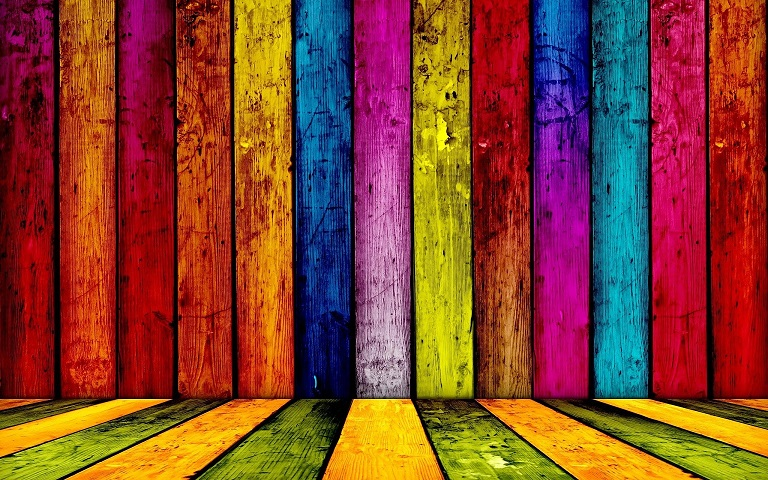
#> input picture assignments/AS2/data/test_image.jpg, 768 x 480 px
$ python assignment2.py ../data/test_image.jpg   (Python 2 division)   (older library calls are emulated)
#> lines starting #> are read from the running program, lines starting #| are printed output that depends on the picture
# -*- coding: utf-8 -*-
"""
Created on Thu Oct  4 13:20:22 2018

@author: russi
"""

import cv2
import numpy as np
#import os
import sys
import matplotlib.pyplot as plt

# [6 lines of commented-out code are left out]
def showImage(win_name, image):
    cv2.destroyAllWindows()
    global curr_image
    curr_image = image
    cv2.imshow(win_name, image)
    global curr_window
    curr_window = win_name

# [83 lines left out: functions showImage_over, convolve, smoothingSlider, smoothingSlider2, rgb2grey, magnitude and 1 more, not called in this run]

if (len(sys.argv) < 2):
    print "Input file name"
else:
    file = sys.argv[1]
    orig_image = cv2.imread(file)
#> orig_image is the input picture: shape (480, 768, 3); mean B, G, R 46.3, 66.4, 133.8
    global curr_image, prev_ch, curr_window
    curr_image = orig_image
    prev_ch = ''
    curr_window = ''

    showImage('Image', orig_image)

    while (True):
        key = cv2.waitKey(10) & 255
#> (key x is pressed here)

        if key == ord('i'):
            showImage('Image', orig_image)

        if key == ord('w'):
            cv2.imwrite('out.jpg', curr_image)

        if key == ord('g'):
            image_bw = cv2.cvtColor(orig_image, cv2.COLOR_BGR2GRAY)
            showImage('Image Grayscale OpenCV', image_bw)

        if key == ord('G'):
            img = rgb2grey(orig_image)
            showImage('Image Grayscale Custom.jpg', img)

        if key == ord('c'):
            r,g,b = cv2.split(orig_image)
            if prev_ch == 'blue' or prev_ch == '':
                showImage('red channel', r)
                prev_ch = 'red'
            elif prev_ch == 'red':
                showImage('green channel', g)
                prev_ch = 'green'
            elif prev_ch == 'green':
                showImage('blue channel', b)
                prev_ch = 'blue'

        if key == ord('s'):
            winName = "Smoothing OpenCV"
            img = cv2.cvtColor(orig_image, cv2.COLOR_BGR2GRAY)
            showImage(winName, img)
            cv2.createTrackbar('smooth',winName,0,10,smoothingSlider)

        if key == ord('S'):
            winName2 = "Smoothing Custom"
            img = cv2.cvtColor(orig_image, cv2.COLOR_BGR2GRAY)
            showImage(winName2, img)
            cv2.createTrackbar('smooth2',winName2,0,2,smoothingSlider2)

        if key == ord('d'):
            img = orig_image[::2,::2]
            showImage('Downsample without Smoothing', img)

        if key == ord('D'):
            img = cv2.pyrDown(orig_image)
            showImage('Downsample with Smoothing', img)

        if key == ord('x'):
            img = cv2.cvtColor(orig_image, cv2.COLOR_BGR2GRAY)
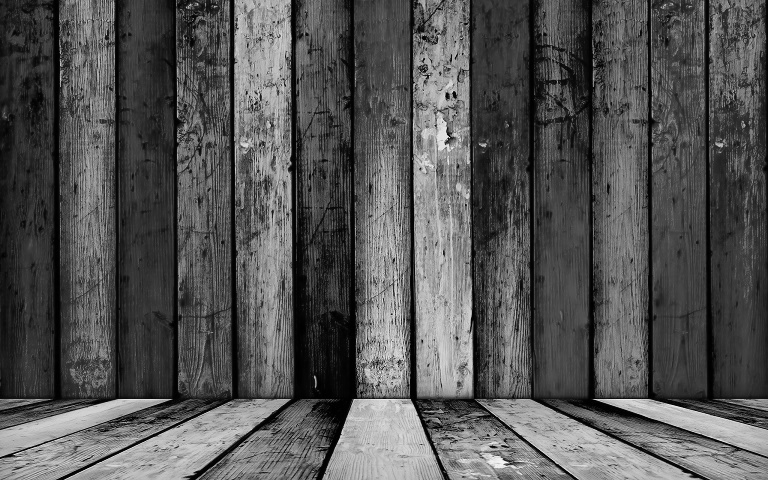
#> img: shape (480, 768); min 0, max 247, mean 84.3
            sobelX = np.array((
                    [1, 2, 0, -2, -1],
                    [4, 8, 0, -8, -4],
                    [6, 12, 0, -12, -6],
                    [4, 8, 0, -8, -4],
                    [1, 2, 0, -2, -1]))
            img = cv2.filter2D(img, -1 ,sobelX)
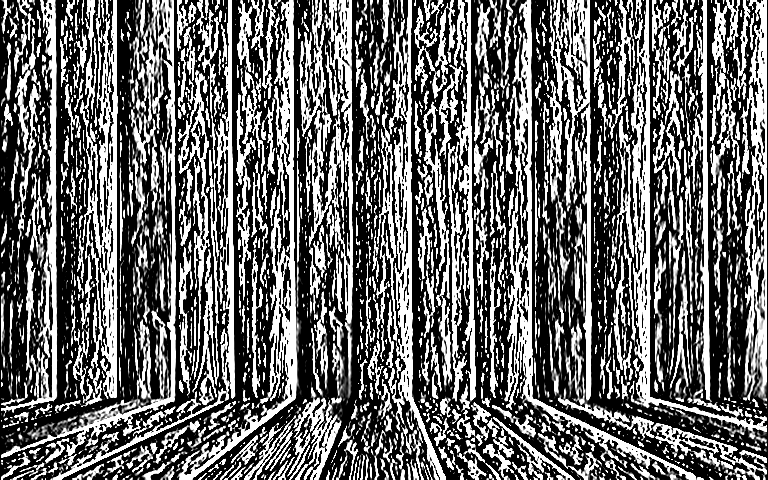
#> img: shape (480, 768); min 0, max 255, mean 105.3
            dst = np.zeros((img.shape[0], img.shape[1]))
            img = cv2.normalize(img, dst, 0, 255, norm_type=cv2.NORM_MINMAX)
            showImage('X-derivative', img)

        if key == ord('y'):
            img = cv2.cvtColor(orig_image, cv2.COLOR_BGR2GRAY)
            sobelY = np.array((
                    [-1, -4, -6, -4, -1],
                    [-2, -8, -12, -8, -2],
                    [0, 0, 0, 0, 0],
                    [2, 8, 12, 8, 2],
                    [1, 4, 6, 4, 1]))
            img = cv2.filter2D(img, -1 ,sobelY)
            dst = np.zeros((img.shape[0], img.shape[1]))
            img = cv2.normalize(img, dst, 0, 255, norm_type=cv2.NORM_MINMAX)
            showImage('Y-derivative', img)

        if key == ord('m'):
            img = magnitude(orig_image)
            showImage('Magnitude of Gradient', img)

        if key == ord('p'):
            img = cv2.cvtColor(orig_image, cv2.COLOR_BGR2GRAY)
            dx = cv2.Sobel(img,cv2.CV_64F,1,0,ksize=5)
            dy = cv2.Sobel(img,cv2.CV_64F,0,1,ksize=5)
            img = plt.quiver(dx, -dy)
            plt.show(img)

        if key == ord('r'):
            winName3 = "Rotation"
            img = cv2.cvtColor(orig_image, cv2.COLOR_BGR2GRAY)
            showImage(winName3, img)
            cv2.createTrackbar('rotate', winName3, 0, 360, rotationSlider)

        if key == ord('h'):
            print 'Help menu:'
            print 'i - Reload the original image i.e cancel any processing'
            print 'w - Save the current image as "out.jpg"'
            print 'g - Convert image into Grayscale using OpenCV'
            print 'G - Convert image into Grayscale using Conversion Function'
            print 'c - Cycle through the different color channels of the image'
            print 's - Convert image into Grayscale and smooth using OpenCV'
            print 'S - Convert image into Grayscale and smooth using Smoothing Function'
            print 'd - Downsample the image by a factor of 2 without Smoothing'
            print 'D - Downsample the image by a factor of 2 with Smoothing'
            print 'x - Convert image into Grayscale and take X-derivatives'
            print 'y - Convert image into Grayscale and take Y-derivatives'
            print 'm - Display the magnitude of the image gradient'
            print 'p - Convert image into Grayscale and plot gradient vectors'
            print 'r - Convert image into Grayscale and rotate the image'
            print 'h - Display the Help Menu'

        if key == 27:
            cv2.destroyAllWindows()
            break
